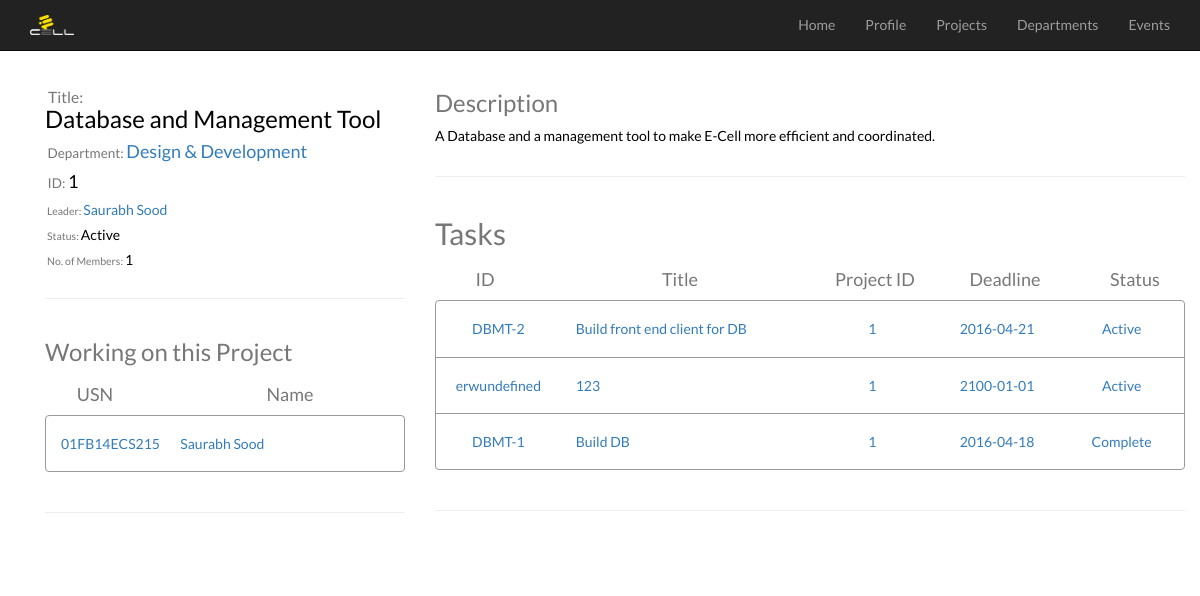
Screenshot of /project_profile.php?id=1 with the database file from the repository.
### tables this page shows
CREATE TABLE IF NOT EXISTS `projects` (
  `ID` varchar(16) NOT NULL,
  `Dep_ID` varchar(16) DEFAULT NULL,
  `Title` varchar(45) DEFAULT NULL,
  `Description` varchar(255) DEFAULT NULL,
  `Leader_USN` varchar(16) DEFAULT NULL,
  `Status` varchar(45) DEFAULT NULL
);

CREATE TABLE IF NOT EXISTS `departments` (
  `ID` varchar(16) NOT NULL,
  `Name` varchar(45) DEFAULT NULL,
  `Description` varchar(255) NOT NULL
);

CREATE TABLE IF NOT EXISTS `members` (
  `USN` varchar(16) NOT NULL,
  `F_Name` varchar(45) DEFAULT NULL,
  `L_Name` varchar(45) DEFAULT NULL,
  `Ph_No` varchar(45) DEFAULT NULL,
  `Email` varchar(45) DEFAULT NULL,
  `password` varchar(255) NOT NULL,
  `Department` varchar(16) DEFAULT NULL,
  `Status` varchar(45) DEFAULT NULL
);

CREATE TABLE IF NOT EXISTS `tasks` (
  `ID` varchar(16) NOT NULL,
  `Title` varchar(45) DEFAULT NULL,
  `Description` varchar(255) DEFAULT NULL,
  `Deadline` date DEFAULT NULL,
  `Status` varchar(45) DEFAULT NULL,
  `P_ID` varchar(16) DEFAULT NULL
);

### project_profile.php (the view, shortened to what this page needs)
<html><head>
		<link href="bootstrap/css/bootstrap.min.css" rel="stylesheet">
		<link href="Nav_styles.css" rel="stylesheet" type="text/css">
        <?php
			$dbhost='localhost';
			$dbuser='sood' ;
			$dbpass='1234' ;
			$conn=mysql_connect($dbhost,$dbuser,$dbpass);
			$pr_sql="Select * from projects where ID = '".$_GET[ "id"]. "'";
			$retval=mysql_query($pr_sql,$conn);
			$project=mysql_fetch_array($retval, MYSQL_ASSOC);
			$dep_sql="Select Name from departments where ID= '" .$project["Dep_ID"]. "'";
			$dep_res=mysql_query($dep_sql,$conn);
			$dep_row=mysql_fetch_array($dep_res,MYSQL_ASSOC);
			$lead_sql = "SELECT USN, F_Name, L_Name from members where USN ='".$project["Leader_USN"]."'";
			$lead_res = mysql_query($lead_sql,$conn);
			$lead_row = mysql_fetch_array($lead_res,MYSQL_ASSOC);
			$leader = $lead_row["F_Name"]." ".$lead_row["L_Name"];
			$mem_count_sql = "SELECT COUNT(USN) \"count\" from works_on_project WHERE Project_ID = '".$project[ "ID"]."'";
			$mem_count_res = mysql_query($mem_count_sql,$conn);
			$mem_count = mysql_fetch_array($mem_count_res,MYSQL_ASSOC)["count"];
			$mems_sql = "SELECT USN, F_Name, L_Name from Members where USN in (SELECT USN from works_on_project WHERE Project_ID = '".$project[ "ID"]."')";
			$mems_res = mysql_query($mems_sql,$conn);
			?>
    </head><body>
        <div class="navbar navbar-default navbar-fixed-top navbar-inverse">
            <div class="container">
                <div class="navbar-header">
                    <a class="navbar-brand"><img height="20" alt="Brand" src="ECell Logo White.png" class="center-block"></a>
                </div>
                <div class="collapse navbar-collapse" id="navbar-ex-collapse">
                    <ul class="nav navbar-nav navbar-right" id="nav-menu">
                        <li class="">
                            <a href="home.php">Home</a>
                        </li>
                        <li>
                            <a href=<?php echo '"profile.php?usn='.$_SESSION["usn"].'"'?>>Profile</a>
                        </li>
                        <li>
                            <a href="projectlist.php">Projects</a>
                        </li>
                        <li class="dropdown" id="nav-deps">
                            <a href="#" class="dropdown-toggle" data-toggle="dropdown" role="button" aria-expanded="false">Departments<br><i class="fa fa-caret-down"></i></a>
                        </li>
                        <li>
                            <a href="eventlist.php">Events</a>
                        </li>
                    </ul>
                </div>
            </div>
        </div>
        <div class="section">
            <div class="container">
                <div class="row">
                    <div class="col-md-12">
                        <div class="section">
                            <div class="container">
                                <div class="row">
                                    <div class="col-md-4" id="user-info">
                                        <div class="row">
                                            <div class="col-md-12">
                                                <h3 id="project-title"><small>&nbsp;Title: </small><br/><?php echo $project["Title"]?></h3>
												<h4 id="project-dep"><small>&nbsp;Department: </small><?php echo  '<a href="department.php?id='.$project["Dep_ID"].'">'.$dep_row[ "Name"].'</a>';?></h4>
												<h4 id="project-id"><small>&nbsp;ID: </small><?php echo $project[ "ID"];?></h4>
                                                <h5 id="project-leader"><small>&nbsp;Leader: </small><?php echo '<a href="profile.php?usn='.$project["Leader_USN"].'">'.$leader.'</a>';?></h5>
                                                <h5 id="project-status"><small>&nbsp;Status: </small><?php echo $project[ "Status"];?></h5>
                                                <h5 id="project-mem-count"><small>&nbsp;No. of Members: </small><?php echo $mem_count;?></h5>
                                            </div>
                                        </div>
                                        <hr>
                                        <div class="row">
                                            <div class="col-md-12">
                                                <h3 class="text-muted" id="user-name">Working on this Project</h3>
												    <div class="row">
													  <div class="col-md-4 text-center">
														<h4 class="text-muted">USN</h4>
													  </div>
													  <div class="col-md-8 text-center">
														<h4 class="text-muted">Name</h4>
													  </div>
													</div>
													<ul class="list-group">
													<?php
														while($mem = mysql_fetch_array($mems_res, MYSQL_ASSOC))
														{
															echo ('
															<a href="profile.php?usn='.$mem["USN"].'">
															<li class="list-group-item">
																<div class="row">
																  <div class="col-md-4 text-center">
																	<h5>'.$mem["USN"].'</h5>
																  </div>
																  <div class="col-md-8 ">
																	<h5>'.$mem["F_Name"].' '.$mem["L_Name"].'</h5>
																  </div>
																</div>
															</li>
															</a>
															');
														}
													?>
													</ul>
                                            </div>
                                        </div>
										<hr/>
                                    </div>
                                    <div class="col-md-8">
                                        <div class="row">
                                            <div class="col-md-12">
												<h3 class="text-muted">Description</h3>
												<p>
												<?php
													echo $project["Description"];
												?>
												</p>
											</div>
										</div>
											<hr>
                                        <div class="row">
                                            <div class="col-md-12">
												<div class="row">
												<div class="col-md-9">
                                                <h2 class="text-muted">Tasks</h2>
												</div>
												<div class="col-md-3 text-right">
												</div>
												</div>
													<div class="row">
													  <div class="col-md-2 text-center">
														<h4 class="text-muted">ID</h4>
													  </div>
													  <div class="col-md-4 text-center">
														<h4 class="text-muted">Title</h4>
													  </div>
													  <div class="col-md-2 text-center">
														<h4 class="text-muted">Project ID</h4>
													  </div>
													  <div class="col-md-2 text-center">
														<h4 class="text-muted">Deadline</h4>
													  </div>
													  <div class="col-md-2 text-center">
														<h4 class="text-muted">Status</h4>
													  </div>
													</div>
													<ul class="list-group">
													  <?php
														$t_id_sql = "SELECT * FROM tasks WHERE P_ID = '".$project['ID']."' ORDER BY Status asc, Deadline asc";
														$t_ret = mysql_query($t_id_sql,$conn);
														while($tr = mysql_fetch_array($t_ret, MYSQL_ASSOC))
														{
															echo ('
															<li class="list-group-item ">
																<a data-toggle="collapse" href="#task'.$tr["ID"].'">
																<div class="row">
																  <div class="col-md-2 text-center">
																	<h5>'.$tr["ID"].'</h5>
																  </div>
																  <div class="col-md-4 ">
																	<h5>'.$tr["Title"].'</h5>
																  </div>
																  <div class="col-md-2 text-center">
																	<h5>'.$tr["P_ID"].'</h5>
																  </div>
																  <div class="col-md-2 text-center">
																	<h5>'.$tr["Deadline"].'</h5>
																  </div>
																  <div class="col-md-2 text-center">
																	<h5>'.$tr["Status"].'</h5>
																  </div>
																</div>
																</a>
																<div id="task'.$tr["ID"].'" class="panel-collapse collapse">
																  <hr/>
																  <p>'.$tr["Description"].'</p>
																</div>
															</li>
															');
														}
													  ?>
													</ul>
                                            </div>
                                        </div>
										<hr/>
                                    </div>
                                </div>
                            </div>
                        </div>
                    </div>
                </div>
            </div>
        </div>
</body></html>

### rows the page displays
projects: Title "Database and Management Tool", ID "1", Status "Active", Description "A Database and a management tool to make E-Cell more efficient and coordinated."
departments: Name "Design & Development"
members: leader "Saurabh Sood", USN "01FB14ECS215", F_Name "Saurabh", L_Name "Sood"
tasks: ID "DBMT-2", Title "Build front end client for DB", P_ID "1", Deadline "2016-04-21", Status "Active"
tasks: ID "erwundefined", Title "123", P_ID "1", Deadline "2100-01-01", Status "Active"
tasks: ID "DBMT-1", Title "Build DB", P_ID "1", Deadline "2016-04-18", Status "Complete"

### other values shown
$mem_count "1"
